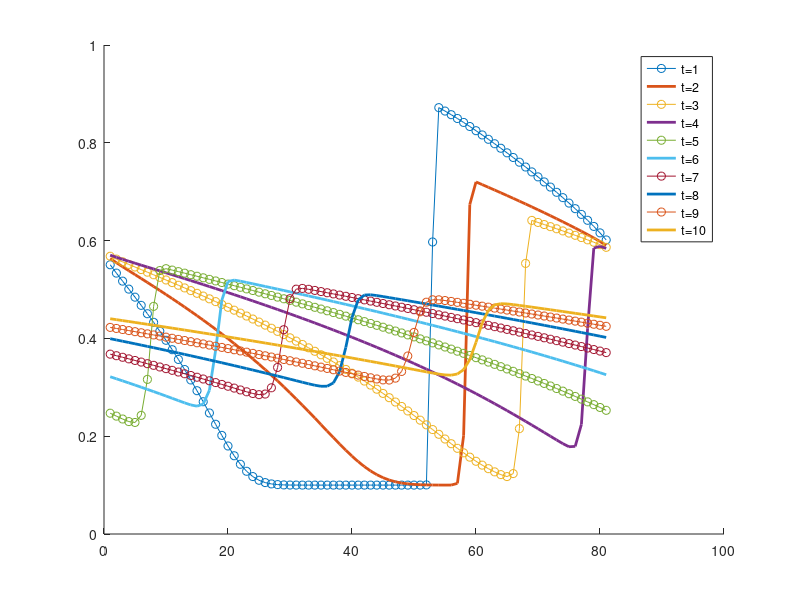

Source code (MATLAB):
function problem3d
clear all; close all;
h = 0.05;
k = 0.025;
N = 81;
Nt = 400;
u = uinitial;

for i = 1:Nt
    u = GD(u);    
    if i == 40
        u1 = u;        
    elseif i == 80
        u2 = u;        
    elseif i == 120
        u3 = u;        
    elseif i == 160
        u4 = u;           
    elseif i == 200
        u5 = u;      
    elseif i == 240
        u6 = u;      
    elseif i == 280
        u7 = u;      
    elseif i == 320
        u8 = u;      
    elseif i == 360
        u9 = u;           
    end
end
u10 = u;

figure; hold on
plot(u1,'-o');
plot(u2,'LineWidth',2);
plot(u3,'-o');
plot(u4,'LineWidth',2);
plot(u5,'-o');
plot(u6,'LineWidth',2);
plot(u7,'-o');
plot(u8,'LineWidth',2);
plot(u9,'-o');
plot(u10,'LineWidth',2);
legend('t=1','t=2','t=3','t=4','t=5','t=6','t=7','t=8','t=9','t=10')

    function unew = GD(u)
        unew = zeros(N,1);
        unew(1)= u(1)-(k/h)*(F(u(1),u(2))-F(u(N),u(1)));        
        for j = 2:N-1
            unew(j) = u(j)-(k/h)*(F(u(j),u(j+1))-F(u(j-1),u(j)));            
        end
        unew(N) = u(N)-(k/h)*(F(u(N),u(1))-F(u(N-1),u(N)));        
    end       

    function ui = uinitial
        ui = zeros(N,1);
        ui(1:40) = 0.1;
        for j = 41:61
            ui(j) = 0.1+0.8*(j-41)*0.05;
        end
        ui(62:N) = 0.9;
    end

    function nflux = F(ul,ur)        
        if ul<=ur %nflux = minf(u)
           if ul<= -1/sqrt(3) && -1/sqrt(3)<=ur
               nflux = min(min(f(ur),f(ul)),-1/sqrt(3)+1/(sqrt(3)^3));
           else
               nflux = min(f(ul),f(ur));
           end
        else %nflux = maxf(u)
            if ur<= 1/sqrt(3) && 1/sqrt(3)<=ul
                nflux = max(max(f(ur),f(ul)),1/sqrt(3)-1/(sqrt(3)^3));
            else
                nflux = max(f(ur),f(ul));
            end
        end        
    end

    function y = f(x)
        y = x-x^3;
    end
end